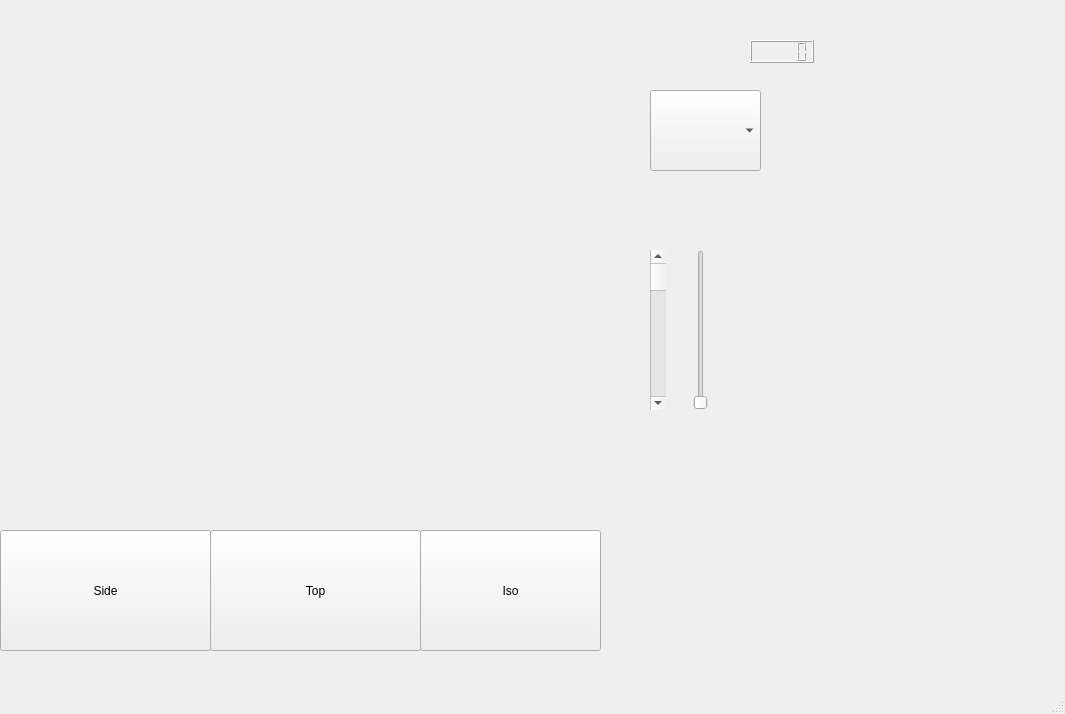
<?xml version="1.0" encoding="UTF-8"?>
<ui version="4.0">
 <class>MainWindow</class>
 <widget class="QMainWindow" name="MainWindow">
  <property name="geometry">
   <rect>
    <x>0</x>
    <y>0</y>
    <width>1065</width>
    <height>714</height>
   </rect>
  </property>
  <property name="windowTitle">
   <string>MainWindow</string>
  </property>
  <widget class="QWidget" name="centralwidget">
   <widget class="QLabel" name="photo">
    <property name="geometry">
     <rect>
      <x>0</x>
      <y>0</y>
      <width>891</width>
      <height>531</height>
     </rect>
    </property>
    <property name="text">
     <string/>
    </property>
    <property name="pixmap">
     <pixmap>../../Downloads/side view.PNG</pixmap>
    </property>
    <property name="scaledContents">
     <bool>false</bool>
    </property>
   </widget>
   <widget class="QPushButton" name="side">
    <property name="geometry">
     <rect>
      <x>0</x>
      <y>530</y>
      <width>211</width>
      <height>121</height>
     </rect>
    </property>
    <property name="text">
     <string>Side</string>
    </property>
   </widget>
   <widget class="QPushButton" name="top">
    <property name="geometry">
     <rect>
      <x>210</x>
      <y>530</y>
      <width>211</width>
      <height>121</height>
     </rect>
    </property>
    <property name="text">
     <string>Top</string>
    </property>
   </widget>
   <widget class="QPushButton" name="iso">
    <property name="geometry">
     <rect>
      <x>420</x>
      <y>530</y>
      <width>181</width>
      <height>121</height>
     </rect>
    </property>
    <property name="text">
     <string>Iso</string>
    </property>
   </widget>
   <widget class="QComboBox" name="comboBox">
    <property name="geometry">
     <rect>
      <x>650</x>
      <y>90</y>
      <width>111</width>
      <height>81</height>
     </rect>
    </property>
   </widget>
   <widget class="QScrollBar" name="verticalScrollBar">
    <property name="geometry">
     <rect>
      <x>650</x>
      <y>250</y>
      <width>16</width>
      <height>160</height>
     </rect>
    </property>
    <property name="orientation">
     <enum>Qt::Vertical</enum>
    </property>
   </widget>
   <widget class="QSlider" name="verticalSlider">
    <property name="geometry">
     <rect>
      <x>690</x>
      <y>250</y>
      <width>22</width>
      <height>160</height>
     </rect>
    </property>
    <property name="orientation">
     <enum>Qt::Vertical</enum>
    </property>
   </widget>
   <widget class="QLCDNumber" name="lcdNumber">
    <property name="geometry">
     <rect>
      <x>750</x>
      <y>40</y>
      <width>64</width>
      <height>23</height>
     </rect>
    </property>
   </widget>
  </widget>
  <widget class="QMenuBar" name="menubar">
   <property name="geometry">
    <rect>
     <x>0</x>
     <y>0</y>
     <width>1065</width>
     <height>21</height>
    </rect>
   </property>
  </widget>
  <widget class="QStatusBar" name="statusbar"/>
 </widget>
 <resources/>
 <connections/>
</ui>
